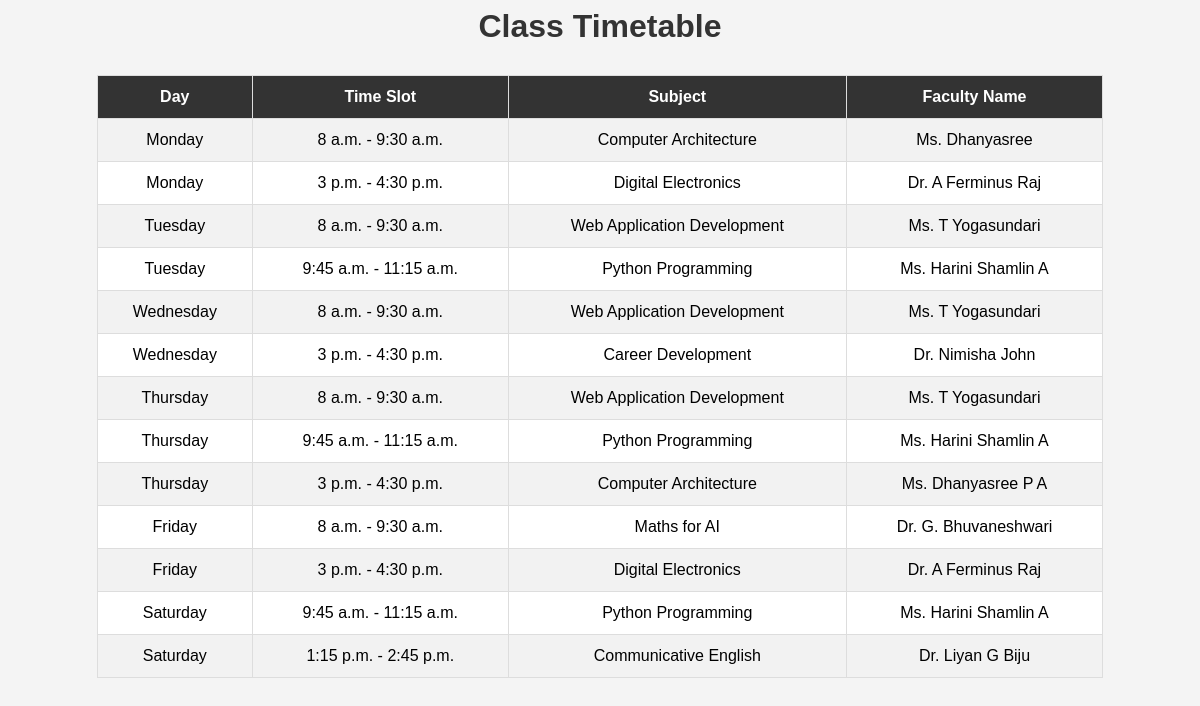
The page / on the database its author committed.
### timetable/models.py (models this page shows, shortened)
class TimeSlot(models.Model):
    day = models.CharField(max_length=20)
    start_time = models.TimeField()
    end_time = models.TimeField()
    subject_name = models.CharField(max_length=100)
    faculty_name = models.CharField(max_length=100)

### timetable/views.py (the view)
# urls.py: path('', views.timetable_view, name='timetable'),
def timetable_view(request):
    timetable = TimeSlot.objects.annotate(
        day_order=Case(
            When(day='Monday', then=1),
            When(day='Tuesday', then=2),
            When(day='Wednesday', then=3),
            When(day='Thursday', then=4),
            When(day='Friday', then=5),
            When(day='Saturday', then=6),
            output_field=IntegerField()
        )
    ).order_by('day_order', 'start_time')
    return render(
        request,
        'timetable/timetable.html',
        {'timetable': timetable}
    )

### timetable/templates/timetable/timetable.html (shortened to what this page needs)
<html>
<head>
</head>
<body>
    <h1>Class Timetable</h1>
    <table>
        <tr>
            <th>Day</th>
            <th>Time Slot</th>
            <th>Subject</th>
            <th>Faculty Name</th>
        </tr>
        {% for slot in timetable %}
        <tr>
            <td>{{ slot.day }}</td>
            <td>
                {{ slot.start_time }} -
                {{ slot.end_time }}
            </td>
            <td>{{ slot.subject_name }}</td>
            <td>{{ slot.faculty_name }}</td>
        </tr>
        {% empty %}
        <tr>
            <td colspan="4">No timetable records available.</td>
        </tr>
        {% endfor %}
    </table>
</body>
</html>

### timetable/templates/timetable/timetable.html (style rules this page uses)
body { font-family: Arial, sans-serif; background-color: #f4f4f4; text-align: center; }
h1 { color: #333; }
table { width: 85%; margin: 30px auto; border-collapse: collapse; background-color: white; }
th, td { border: 1px solid #ddd; padding: 12px; text-align: center; }
th { background-color: #333; color: white; }
tr:nth-child(even) { background-color: #f2f2f2; }

### rows shown on the page
TimeSlot: day "Monday", start_time "8 a.m.", end_time "9:30 a.m.", subject_name "Computer Architecture", faculty_name "Ms. Dhanyasree"
TimeSlot: day "Monday", start_time "3 p.m.", end_time "4:30 p.m.", subject_name "Digital Electronics", faculty_name "Dr. A Ferminus Raj"
TimeSlot: day "Tuesday", start_time "8 a.m.", end_time "9:30 a.m.", subject_name "Web Application Development", faculty_name "Ms. T Yogasundari"
TimeSlot: day "Tuesday", start_time "9:45 a.m.", end_time "11:15 a.m.", subject_name "Python Programming", faculty_name "Ms. Harini Shamlin A"
TimeSlot: day "Wednesday", start_time "8 a.m.", end_time "9:30 a.m.", subject_name "Web Application Development", faculty_name "Ms. T Yogasundari"
TimeSlot: day "Wednesday", start_time "3 p.m.", end_time "4:30 p.m.", subject_name "Career Development", faculty_name "Dr. Nimisha John"
TimeSlot: day "Thursday", start_time "8 a.m.", end_time "9:30 a.m.", subject_name "Web Application Development", faculty_name "Ms. T Yogasundari"
TimeSlot: day "Thursday", start_time "9:45 a.m.", end_time "11:15 a.m.", subject_name "Python Programming", faculty_name "Ms. Harini Shamlin A"
TimeSlot: day "Thursday", start_time "3 p.m.", end_time "4:30 p.m.", subject_name "Computer Architecture", faculty_name "Ms. Dhanyasree P A"
TimeSlot: day "Friday", start_time "8 a.m.", end_time "9:30 a.m.", subject_name "Maths for AI", faculty_name "Dr. G. Bhuvaneshwari"
TimeSlot: day "Friday", start_time "3 p.m.", end_time "4:30 p.m.", subject_name "Digital Electronics", faculty_name "Dr. A Ferminus Raj"
TimeSlot: day "Saturday", start_time "9:45 a.m.", end_time "11:15 a.m.", subject_name "Python Programming", faculty_name "Ms. Harini Shamlin A"
TimeSlot: day "Saturday", start_time "1:15 p.m.", end_time "2:45 p.m.", subject_name "Communicative English", faculty_name "Dr. Liyan G Biju"
